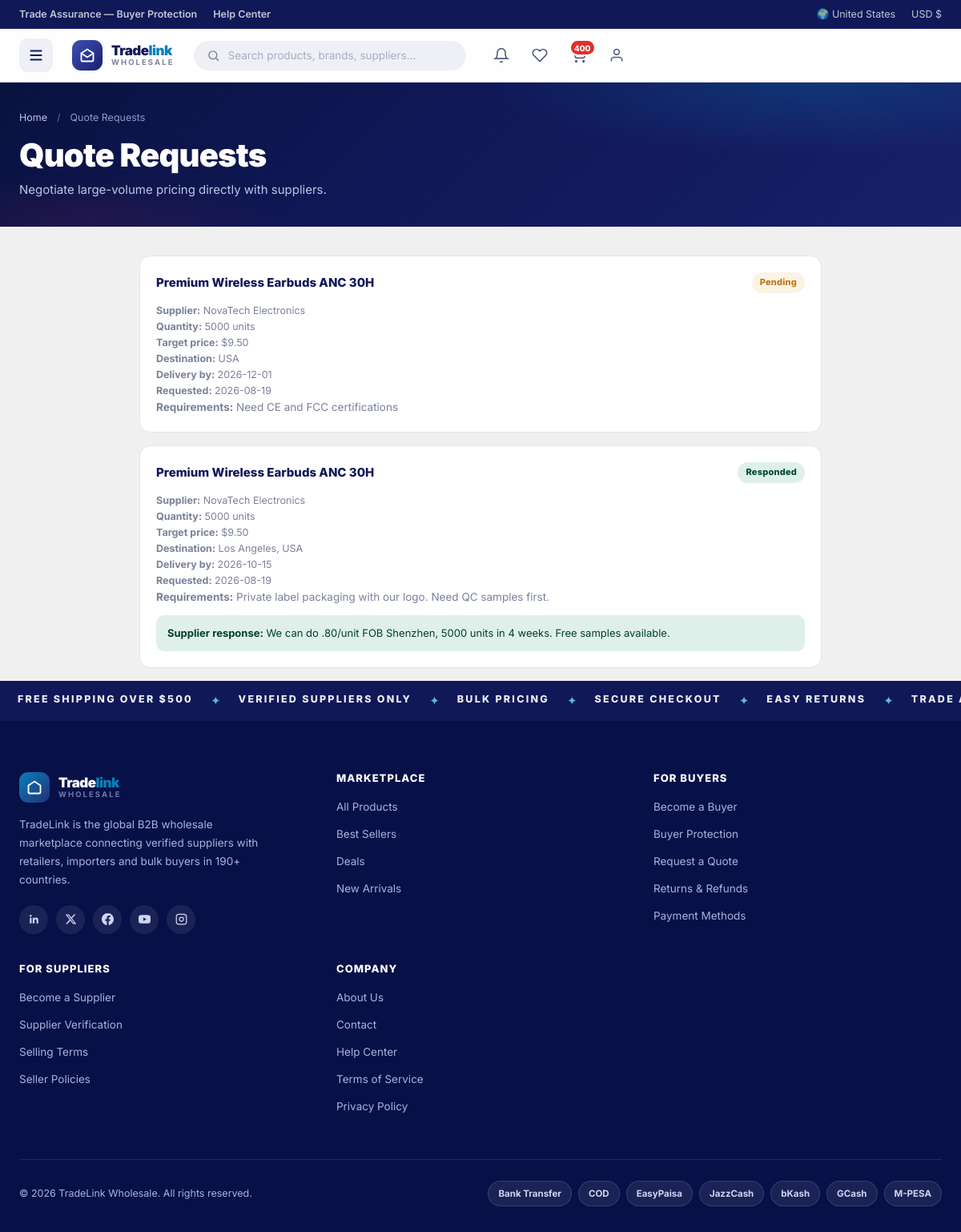
/quotes (signed in), run on the app's committed database.
### tables this page shows
CREATE TABLE users (
    id INTEGER PRIMARY KEY AUTOINCREMENT,
    email TEXT UNIQUE NOT NULL,
    password_hash TEXT NOT NULL,
    salt TEXT NOT NULL,
    name TEXT NOT NULL,
    company TEXT,
    role TEXT NOT NULL DEFAULT 'customer',   -- customer | supplier | admin
    country TEXT DEFAULT 'United States',
    phone TEXT,
    is_verified INTEGER DEFAULT 0,
    created_at TEXT DEFAULT (datetime('now'))
);

CREATE TABLE quotes (
    id INTEGER PRIMARY KEY AUTOINCREMENT,
    user_id INTEGER NOT NULL REFERENCES users(id),
    product_id INTEGER NOT NULL REFERENCES products(id),
    supplier_id INTEGER NOT NULL REFERENCES suppliers(id),
    qty INTEGER NOT NULL,
    target_price REAL,
    destination TEXT DEFAULT '',
    delivery_date TEXT DEFAULT '',
    requirements TEXT DEFAULT '',
    status TEXT DEFAULT 'pending',  -- pending | responded | accepted | closed
    response TEXT DEFAULT '',
    responded_at TEXT,
    created_at TEXT DEFAULT (datetime('now'))
);

CREATE TABLE products (
    id INTEGER PRIMARY KEY AUTOINCREMENT,
    supplier_id INTEGER NOT NULL REFERENCES suppliers(id),
    category_id INTEGER NOT NULL REFERENCES categories(id),
    name TEXT NOT NULL,
    slug TEXT UNIQUE NOT NULL,
    sku TEXT,
    description TEXT DEFAULT '',
    specifications TEXT DEFAULT '',
    moq INTEGER DEFAULT 50,
    price REAL NOT NULL DEFAULT 0,
    old_price REAL,
    stock INTEGER DEFAULT 0,
    low_stock_threshold INTEGER DEFAULT 20,
    status TEXT DEFAULT 'pending',  -- pending | approved | rejected
    image TEXT DEFAULT '',
    ship_time TEXT DEFAULT 'Ships in 3-5 days',
    views INTEGER DEFAULT 0,
    sold INTEGER DEFAULT 0,
    created_at TEXT DEFAULT (datetime('now'))
);

CREATE TABLE suppliers (
    id INTEGER PRIMARY KEY AUTOINCREMENT,
    user_id INTEGER UNIQUE NOT NULL REFERENCES users(id),
    company_name TEXT NOT NULL,
    slug TEXT UNIQUE NOT NULL,
    country TEXT NOT NULL,
    years_in_business INTEGER DEFAULT 1,
    business_type TEXT DEFAULT 'Manufacturer',
    description TEXT DEFAULT '',
    certifications TEXT DEFAULT '',
    verification_status TEXT DEFAULT 'pending', -- pending | under_review | verified | rejected
    response_rate INTEGER DEFAULT 95,
    response_time TEXT DEFAULT '4h',
    rating_avg REAL DEFAULT 0,
    rating_count INTEGER DEFAULT 0,
    orders_completed INTEGER DEFAULT 0,
    created_at TEXT DEFAULT (datetime('now'))
);

### app.py (the view, shortened to what this page needs)
@app.route("/quotes", methods=["GET", "POST"])
@login_required
def quotes():
    rows = g.db.execute(
        """SELECT q.*, p.name AS product_name, p.slug, s.company_name FROM quotes q
           JOIN products p ON p.id=q.product_id JOIN suppliers s ON s.id=q.supplier_id
           WHERE q.user_id=? ORDER BY q.id DESC""", (g.user["id"],)).fetchall()
    return render_template("quotes.html", rows=rows)

### app.py (called while the page is built)
@app.before_request
def before():
    g.db = get_db()
    g.user = None
    if session.get("uid"):
        g.user = g.db.execute("SELECT * FROM users WHERE id=?", (session["uid"],)).fetchone()
        if g.user is None:
            session.clear()
    g.cart_count = 0
    g.notif_count = 0
    if g.user:
        g.cart_count = g.db.execute("SELECT COALESCE(SUM(qty),0) c FROM carts WHERE user_id=?", (g.user["id"],)).fetchone()["c"]
        g.notif_count = g.db.execute("SELECT COUNT(*) c FROM notifications WHERE user_id=? AND is_read=0", (g.user["id"],)).fetchone()["c"]

def login_required(f):
    @wraps(f)
    def w(*a, **k):
        if not g.user:
            flash("Please sign in to continue.", "info")
            return redirect(url_for("login", next=request.path))
        return f(*a, **k)
    return w

def tier_price(product, qty):
    row = g.db.execute(
        "SELECT price FROM product_tiers WHERE product_id=? AND min_qty<=? ORDER BY min_qty DESC LIMIT 1",
        (product["id"], qty)).fetchone()
    return row["price"] if row else product["price"]

def cart_lines():
    rows = g.db.execute(
        """SELECT c.qty, p.*, s.company_name AS supplier, s.verification_status,
                  s.rating_avg AS supplier_rating
           FROM carts c
           JOIN products p ON p.id=c.product_id
           JOIN suppliers s ON s.id=p.supplier_id
           WHERE c.user_id=? ORDER BY s.company_name, p.name""", (g.user["id"],)).fetchall()
    lines = []
    subtotal = savings = 0
    for r in rows:
        unit = tier_price(r, r["qty"])
        base = r["price"]
        lines.append({**r, "unit": unit, "line_total": round(unit * r["qty"], 2),
                      "saving": round((base - unit) * r["qty"], 2), "pct": round((1 - unit / base) * 100) if base else 0})
        subtotal += unit * r["qty"]
        savings += (base - unit) * r["qty"]
    return lines, round(subtotal, 2), round(savings, 2)

def _cart_drawer_data():
    if not g.user or g.user["role"] != "customer":
        return None
    try:
        lines, subtotal, savings = cart_lines()
    except Exception:
        return None
    return {
        "items": lines,
        "count": sum(l["qty"] for l in lines),
        "subtotal": subtotal,
        "savings": savings,
        "total": round(subtotal - savings, 2),
    }

### db.py (called while the page is built)
def get_db():
    conn = sqlite3.connect(DB_PATH)
    conn.row_factory = sqlite3.Row
    conn.execute("PRAGMA foreign_keys = ON")
    return conn

### templates/quotes.html (shortened to what this page needs)
{% extends "base.html" %}
{% block content %}
<div class="page-band page-band--slim">
  <div class="container">
    <nav class="breadcrumb">
      <a href="{{ url_for('home') }}">Home</a><span class="sep">/</span><span>Quote Requests</span>
    </nav>
    <h1>Quote Requests</h1>
    <p>Negotiate large-volume pricing directly with suppliers.</p>
  </div>
</div>
<div class="container" style="padding-top:36px;max-width:900px">
  {% if rows %}
  {% for q in rows %}
  <div class="quote-card">
    <div class="quote-card__head">
      <div class="quote-card__product">{{ q.product_name }}</div>
      <span class="badge {% if q.status == 'responded' %}badge-verified{% elif q.status == 'pending' %}badge-pending{% else %}badge-soft{% endif %}">{{ q.status|title }}</span>
    </div>
    <div class="quote-card__meta">
      <div><b>Supplier:</b> {{ q.company_name }}</div>
      <div><b>Quantity:</b> {{ q.qty }} units</div>
      <div><b>Target price:</b> {% if q.target_price %}${{ '%.2f'|format(q.target_price) }}{% else %}—{% endif %}</div>
      <div><b>Destination:</b> {{ q.destination or '—' }}</div>
      <div><b>Delivery by:</b> {{ q.delivery_date or '—' }}</div>
      <div><b>Requested:</b> {{ q.created_at[:10] }}</div>
    </div>
    {% if q.requirements %}<p style="font-size:13.5px;color:var(--slate-500)"><b>Requirements:</b> {{ q.requirements }}</p>{% endif %}
    {% if q.response %}
    <div class="quote-card__response"><b>Supplier response:</b> {{ q.response }}</div>
    {% endif %}
  </div>
  {% endfor %}
  {% endif %}
</div>
{% endblock %}

### templates/base.html (shortened to what this page needs)
<!DOCTYPE html>
<html lang="en">
<head>
<link rel="stylesheet" href="{{ url_for('static', filename='app.css') }}">
</head>
<body>
<div class="topbar">
  <div class="container">
    <div class="topbar__left">
      <a class="topbar__link" href="{{ url_for('products') }}">Trade Assurance — Buyer Protection</a>
      <a class="topbar__link" href="#">Help Center</a>
    </div>
    <div style="display:flex;gap:20px;align-items:center;margin-left:auto">
      <span>🌍 {{ g.user.country if g.user else 'International' }}</span>
      <span>USD $</span>
    </div>
  </div>
</div>
<header class="navbar">
  <div class="container navbar__inner">
    <button class="hamburger" onclick="document.getElementById('drawer').classList.add('open')" aria-label="Open menu">
      <svg viewBox="0 0 24 24" fill="none" stroke="currentColor" stroke-width="2"><path d="M4 6h16M4 12h16M4 18h16"/></svg>
    </button>
    <a href="{{ url_for('home') }}" class="logo">
      <span class="logo__mark"><svg viewBox="0 0 24 24" fill="none" stroke="currentColor" stroke-width="2.2" stroke-linecap="round"><path d="M3 9l9-6 9 6v10a2 2 0 01-2 2H5a2 2 0 01-2-2V9z"/><path d="M3 9l9 6 9-6"/></svg></span>
      <span class="logo__text"><span class="logo__name">Trade<em>link</em></span><span class="logo__tag">Wholesale</span></span>
    </a>
    <div class="navbar__search" id="searchWrap">
      <div class="search-box">
        <svg viewBox="0 0 24 24" fill="none" stroke="currentColor" stroke-width="2"><circle cx="11" cy="11" r="7"/><path d="M21 21l-4.3-4.3"/></svg>
        <input type="search" id="searchInput" placeholder="Search products, brands, suppliers..." autocomplete="off">
      </div>
    </div>
    <div class="navbar__actions">
      <a class="icon-btn" href="{{ url_for('notifications') }}" aria-label="Notifications">
        <svg viewBox="0 0 24 24" fill="none" stroke="currentColor" stroke-width="2"><path d="M18 8A6 6 0 006 8c0 7-3 9-3 9h18s-3-2-3-9"/><path d="M13.73 21a2 2 0 01-3.46 0"/></svg>
      </a>
      <a class="icon-btn" href="{{ url_for('wishlist') if g.user else url_for('login') }}" aria-label="Wishlist">
        <svg viewBox="0 0 24 24" fill="none" stroke="currentColor" stroke-width="2"><path d="M20.84 4.61a5.5 5.5 0 00-7.78 0L12 5.67l-1.06-1.06a5.5 5.5 0 00-7.78 7.78l1.06 1.06L12 21.23l7.78-7.78 1.06-1.06a5.5 5.5 0 000-7.78z"/></svg>
      </a>
      <a class="icon-btn" href="{{ url_for('cart') if g.user else url_for('login') }}" id="cartIconBtn" data-cart-open aria-label="Cart" aria-haspopup="dialog">
        <svg viewBox="0 0 24 24" fill="none" stroke="currentColor" stroke-width="2"><circle cx="9" cy="21" r="1"/><circle cx="20" cy="21" r="1"/><path d="M1 1h4l2.68 13.39a2 2 0 002 1.61h9.72a2 2 0 002-1.61L23 6H6"/></svg>
        {% if g.cart_count %}<span class="icon-btn__count" id="cartCount">{{ g.cart_count }}</span>{% endif %}
      </a>
      {% if g.user %}
      <a class="icon-btn" href="{{ url_for('dashboard') if g.user.role == 'customer' else url_for('supplier_dashboard') if g.user.role == 'supplier' else url_for('admin_panel') }}" aria-label="Account">
        <svg viewBox="0 0 24 24" fill="none" stroke="currentColor" stroke-width="2"><path d="M20 21v-2a4 4 0 00-4-4H8a4 4 0 00-4 4v2"/><circle cx="12" cy="7" r="4"/></svg>
      </a>
      {% else %}
      <a class="btn btn-primary btn-sm" href="{{ url_for('login') }}">Sign In</a>
      {% endif %}
    </div>
  </div>
</header>
<main>
{% block content %}{% endblock %}
</main>
<div class="marquee" aria-hidden="true">
  <div class="marquee__track">
    <span>Free Shipping over $500</span><i>✦</i><span>Verified Suppliers Only</span><i>✦</i><span>Bulk Pricing</span><i>✦</i><span>Secure Checkout</span><i>✦</i><span>Easy Returns</span><i>✦</i><span>Trade Assurance</span>
  </div>
</div>
<footer class="footer">
  <div class="container">
    <div class="footer__grid">
      <div>
        <a href="{{ url_for('home') }}" class="logo">
          <span class="logo__mark"><svg viewBox="0 0 24 24" fill="none" stroke="currentColor" stroke-width="2.2" stroke-linecap="round"><path d="M3 9l9-6 9 6v10a2 2 0 01-2 2H5a2 2 0 01-2-2V9z"/></svg></span>
          <span class="logo__text"><span class="logo__name" style="color:#fff">Trade<em>link</em></span><span class="logo__tag">Wholesale</span></span>
        </a>
        <p class="footer__desc">TradeLink is the global B2B wholesale marketplace connecting verified suppliers with retailers, importers and bulk buyers in 190+ countries.</p>
        <div class="footer__social">
          <a href="#" aria-label="LinkedIn"><svg viewBox="0 0 24 24" fill="currentColor"><path d="M20.45 20.45h-3.55v-5.57c0-1.33-.03-3.04-1.85-3.04-1.86 0-2.14 1.45-2.14 2.94v5.67H9.36V9h3.41v1.56h.05c.47-.9 1.63-1.85 3.36-1.85 3.6 0 4.27 2.37 4.27 5.45v6.29zM5.34 7.43a2.06 2.06 0 110-4.12 2.06 2.06 0 010 4.12zM7.12 20.45H3.55V9h3.57v11.45z"/></svg></a>
          <a href="#" aria-label="X"><svg viewBox="0 0 24 24" fill="currentColor"><path d="M18.24 2.25h3.31l-7.23 8.26 8.5 11.24h-6.66l-5.21-6.82-5.97 6.82H1.67l7.73-8.84L1.25 2.25h6.83l4.71 6.23 5.45-6.23zm-1.16 17.52h1.83L7.08 4.13H5.12l11.96 15.64z"/></svg></a>
          <a href="#" aria-label="Facebook"><svg viewBox="0 0 24 24" fill="currentColor"><path d="M24 12.07C24 5.4 18.63 0 12 0S0 5.4 0 12.07C0 18.1 4.39 23.09 10.13 24v-8.44H7.08v-3.49h3.05V9.41c0-3.02 1.79-4.7 4.53-4.7 1.31 0 2.68.24 2.68.24v2.97h-1.51c-1.49 0-1.95.93-1.95 1.89v2.26h3.32l-.53 3.49h-2.79V24C19.61 23.09 24 18.1 24 12.07z"/></svg></a>
          <a href="#" aria-label="YouTube"></a>
          <a href="#" aria-label="Instagram"><svg viewBox="0 0 24 24" fill="none" stroke="currentColor" stroke-width="2"><rect x="2" y="2" width="20" height="20" rx="5"/><circle cx="12" cy="12" r="4"/><circle cx="17.5" cy="6.5" r="1" fill="currentColor" stroke="none"/></svg></a>
        </div>
      </div>
      <div class="footer__col">
        <h4>Marketplace</h4>
        <ul>
          <li><a href="{{ url_for('products') }}">All Products</a></li>
          <li><a href="{{ url_for('products', sort='popular') }}">Best Sellers</a></li>
          <li><a href="{{ url_for('products', sort='discount') }}">Deals</a></li>
          <li><a href="{{ url_for('products', sort='newest') }}">New Arrivals</a></li>
        </ul>
      </div>
      <div class="footer__col">
        <h4>For Buyers</h4>
        <ul>
          <li><a href="{{ url_for('register') }}">Become a Buyer</a></li>
          <li><a href="{{ url_for('refunds') }}">Buyer Protection</a></li>
          <li><a href="{{ url_for('quotes') if g.user else url_for('register') }}">Request a Quote</a></li>
          <li><a href="{{ url_for('refunds') }}">Returns &amp; Refunds</a></li>
          <li><a href="{{ url_for('contact') }}">Payment Methods</a></li>
        </ul>
      </div>
      <div class="footer__col">
        <h4>For Suppliers</h4>
        <ul>
          <li><a href="{{ url_for('register', role='supplier') }}">Become a Supplier</a></li>
          <li><a href="{{ url_for('about') }}">Supplier Verification</a></li>
          <li><a href="{{ url_for('terms') }}">Selling Terms</a></li>
          <li><a href="{{ url_for('privacy') }}">Seller Policies</a></li>
        </ul>
      </div>
      <div class="footer__col">
        <h4>Company</h4>
        <ul>
          <li><a href="{{ url_for('about') }}">About Us</a></li>
          <li><a href="{{ url_for('contact') }}">Contact</a></li>
          <li><a href="{{ url_for('contact') }}">Help Center</a></li>
          <li><a href="{{ url_for('terms') }}">Terms of Service</a></li>
          <li><a href="{{ url_for('privacy') }}">Privacy Policy</a></li>
        </ul>
      </div>
    </div>
    <div class="footer__bottom">
      <span>© 2026 TradeLink Wholesale. All rights reserved.</span>
      <div style="display:flex;gap:8px;align-items:center;flex-wrap:wrap">
        <span class="pay-badge">Bank Transfer</span><span class="pay-badge">COD</span>
        <span class="pay-badge">EasyPaisa</span><span class="pay-badge">JazzCash</span>
        <span class="pay-badge">bKash</span><span class="pay-badge">GCash</span><span class="pay-badge">M-PESA</span>
      </div>
    </div>
  </div>
</footer>
</body>
</html>

### data on the page
users: user "United States"
quotes: product_name "Premium Wireless Earbuds ANC 30H", status "Pending", company_name "NovaTech Electronics", qty "5000", target_price "9.50", destination "USA", delivery_date "2026-12-01", created_at "2026-08-19", requirements "Need CE and FCC certifications"
quotes: product_name "Premium Wireless Earbuds ANC 30H", status "Responded", company_name "NovaTech Electronics", qty "5000", target_price "9.50", destination "Los Angeles, USA", delivery_date "2026-10-15", created_at "2026-08-19", requirements "Private label packaging with our logo. Need QC samples first.", response "We can do .80/unit FOB Shenzhen, 5000 units in 4 weeks. Free samples available."

### other printed values
{{ g.cart_count }} "400"
